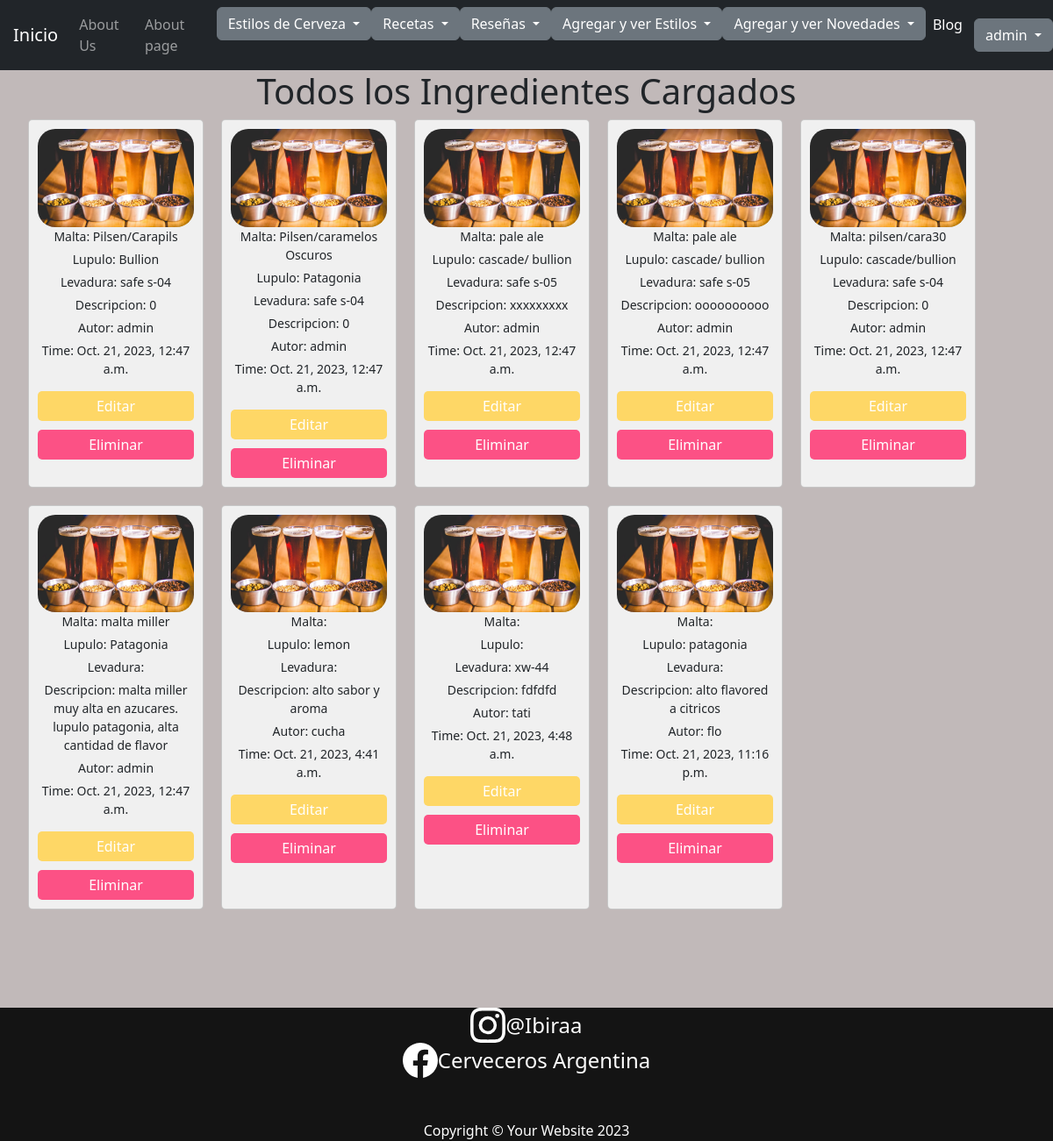
The page /app/listarIngredientes/ (signed in) on the database as committed earlier.
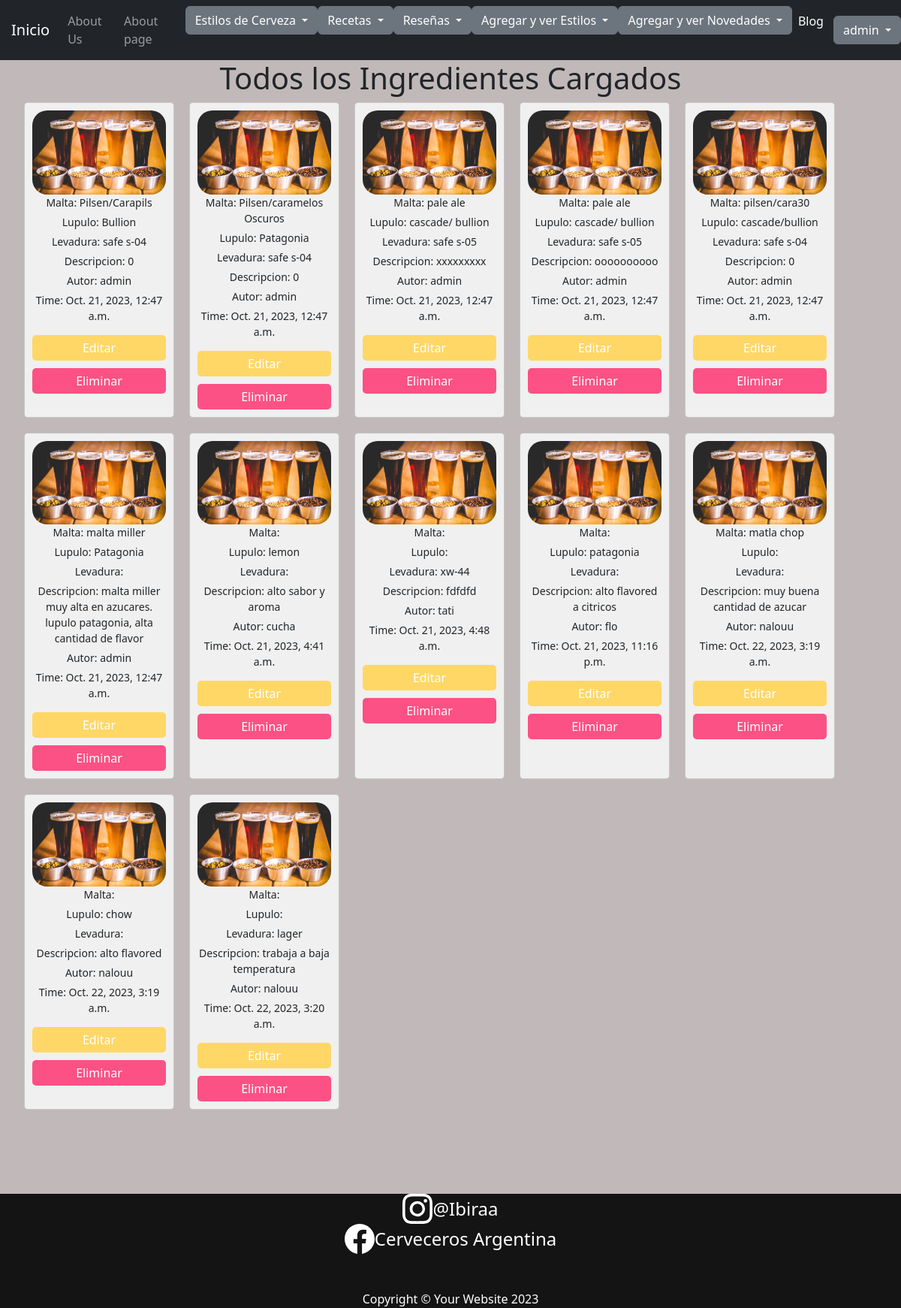
The same page on the database as committed later.
### Appfinal/models.py (models this page shows, shortened)
class Ingredientes(models.Model):
    estilo = models.CharField(max_length=40, blank=True)
    malta = models.CharField(max_length=40, blank=True)
    lupulo = models.CharField(max_length=40, blank=True)
    levadura = models.CharField(max_length=40, blank=True)
    descripcion = models.TextField(max_length=200, blank=True)
    author = models.ForeignKey(User, on_delete=models.CASCADE)
    upload_time = models.DateTimeField(auto_now_add=True)

### Appfinal/views.py (the view)
# urls.py: path('listarIngredientes/', listar_ingredientes, name="ListarIngredientes" ),
@login_required
def listar_ingredientes(request):
    ingredientes = Ingredientes.objects.all()  # trae todos los cursos
    contexto = {"ingredientes": ingredientes}
    return render(request, "Appfinal/listarIngredientes.html", contexto)

### Appfinal/context_processors.py (called while the page is built)
def custom_user(request):
    context = auth(request)
    user = context['user']
    if user.is_authenticated:
        imagen = Imagen.objects.filter(user=request.user.id)
        cant = len(imagen)
        if cant > 0:
            context['user_avatar'] = imagen[cant-1]
        else:
            context['user_avatar'] = ""
    return context

### Appfinal/template/Appfinal/listarIngredientes.html (shortened to what this page needs)
{% extends "Appfinal/index.html" %}
{% load static %}
{% block content %}
<h1>Todos los Ingredientes Cargados</h1>
<ul class="card-list">
    {% for ingrediente in ingredientes %}
      <li class="card">
        <img src="{% static 'Appfinal/imagenes/ingredientes.jpg' %}" class="card-img" alt="...">
        <p class="card-text">Malta: {{ ingrediente.malta }}</p>
        <p class="card-text">Lupulo: {{ ingrediente.lupulo }}</p>
        <p class="card-text">Levadura: {{ ingrediente.levadura }}</p>
        <p class="card-text">Descripcion: {{ ingrediente.descripcion }}</p>
        <p class="card-text">Autor: {{ ingrediente.author }}</p>
        <p class="card-text">Time: {{ ingrediente.upload_time }}</p>
        {% if perms.Appfinal.change_ingrediente %}
          <a href="{% url 'EditarIngrediente' ingrediente.id %}" class="btn-edit">Editar</a>
        {% endif %}
        {% if perms.Appfinal.delete_ingrediente %}
          <a onclick="return confirm('¿Estás seguro de que deseas eliminar el Ingrediente?')" href="{% url 'DeleteIngrediente' ingrediente.id %}" class="btn-delete">Eliminar</a>
        {% endif %}
      </li>
    {% endfor %}
  </ul>
{% endblock %}

### Appfinal/template/Appfinal/index.html (shortened to what this page needs)
<!DOCTYPE html>
{% load static %}
<html lang="en">
    <head>
        <link href="{% static 'Appfinal/css/styles.css' %}" rel="stylesheet" />
    </head>
    <body>
        <nav class="navbar navbar-expand-lg navbar-dark bg-dark" style="width: 100%;">
            <div class="container-fluid justify-content-center" style="margin-left: 10px;">
                <a class="navbar-brand" href="{% url 'Inicio2' %}" style="margin-left: 5px;">Inicio</a>
                <div class="collapse navbar-collapse" id="navbarSupportedContent">
                    <ul class="navbar-nav ms-auto mb-2 mb-lg-0">
                        <li class="nav-item"><a class="nav-link" href="{% url 'About' %}">About Us</a></li>
                        <li class="nav-item"><a class="nav-link" href="{% url 'Nosotros' %}">About page</a></li>
                        <div class="dropdown">
                            <button class="btn btn-secondary dropdown-toggle" type="button" id="dropdownMenuButton1" data-bs-toggle="dropdown" aria-expanded="false">
                                Estilos de Cerveza
                            </button>
                        </div>
                        <div class="dropdown">
                            <button class="btn btn-secondary dropdown-toggle" type="button" id="dropdownMenuButton1" data-bs-toggle="dropdown" aria-expanded="false">
                                Recetas
                            </button>
                        </div>
                        <div class="dropdown">
                            <button class="btn btn-secondary dropdown-toggle" type="button" id="dropdownMenuButton1" data-bs-toggle="dropdown" aria-expanded="false">
                                Reseñas
                            </button>
                        </div>
                        <div class="dropdown">
                            <button class="btn btn-secondary dropdown-toggle" type="button" id="dropdownMenuButton1" data-bs-toggle="dropdown" aria-expanded="false">
                                Agregar y ver Estilos
                            </button>
                        </div>
                        <div class="dropdown">
                            <button class="btn btn-secondary dropdown-toggle" type="button" id="dropdownMenuButton1" data-bs-toggle="dropdown" aria-expanded="false">
                                Agregar y ver Novedades
                            </button>
                        </div>
                        <li class="nav-item"><a class="nav-link active" aria-current="page" href="{% url 'Blog' %}">Blog</a></li>
                    </ul>
                </div>
                {% if request.user.is_authenticated %}
                <div class="dropdown">
                    <button class="btn btn-secondary dropdown-toggle" type="button" id="dropdownMenuButton1" data-bs-toggle="dropdown" aria-expanded="false">
                        {{ request.user.username }}
                    </button>
                </div>
                          {% endif %}
            </div>
        </nav>
        {% block content %}{% endblock %}
<br>
<br>
<br>
<br>
        <footer class="footer dark">
            <div class="content" >
                <div class="icon-text-container">
                    <a href="https://www.instagram.com/ibirraa/" target="_blank" style="text-decoration: none;">
                    <div class="icon-container" style="text-align: center; display: flex; justify-content: center; align-items: center; height: 100%;">
                    </a>
                        <span style="color: white; font-size: 24px; text-align: center; display: block;">@Ibiraa</span>
                </div>
                <div class="icon-text-container">
                    <a href="https://www.facebook.com/Cerveceros Argentinos/" target="_blank" style="text-decoration: none;">
                    <div class="icon-container" style="text-align: center; display: flex; justify-content: center; align-items: center; height: 100%;">
                    </a>
                        <span style="color: white; font-size: 24px; text-align: center; display: block;">Cerveceros Argentina</span>
                    </div>
                    <br>
                    <br>
                <p class="m-0 text-center text-white">Copyright &copy; Your Website 2023</p>
            </div>
        </footer>
    </body>
</html>

### Appfinal/template/Appfinal/index.html (style rules this page uses)
body { display: flex; justify-content: center; align-items: center; flex-direction: column; text-align: left; height: 100%; }
body { background-color: antiquewhite ; }
footer { flex-shrink: 0; }
.dark { background-color: #000000e4; color: #fff; width: 100%; text-align: center; display: flex; justify-content: center; }
.content { text-align: center; }
.navbar .nav-item { margin-right: 5px; }

### Appfinal/template/Appfinal/listarIngredientes.html (style rules this page uses)
.card-list { list-style: none; display: flex; flex-wrap: wrap; gap: 20px; }
.card { width: 200px; padding: 10px; background-color: #f0f0f0; border-radius: 5px; text-align: center; }
.card-img { width: 100%; height: auto; border-radius: 20px; }
.card-text { font-size: 14px; margin-bottom: 5px; }
.btn-edit, .btn-delete, .btn-view { display: block; margin-top: 10px; padding: 5px 10px; border-radius: 5px; text-decoration: none; color: #fff; background-color: #0099ff; }
.btn-edit { background-color: #fed766; }
.btn-delete { background-color: #fc5185; }
body { background-color: #c1b9b9; }

Rows that differ between the two databases and show on the page:
added Ingredientes: malta "matla chop", descripcion "muy buena cantidad de azucar", author "nalouu", upload_time "Oct. 22, 2023, 3:19 a.m."
added Ingredientes: lupulo "chow", descripcion "alto flavored", author "nalouu", upload_time "Oct. 22, 2023, 3:19 a.m."
added Ingredientes: levadura "lager", descripcion "trabaja a baja temperatura", author "nalouu", upload_time "Oct. 22, 2023, 3:20 a.m."
